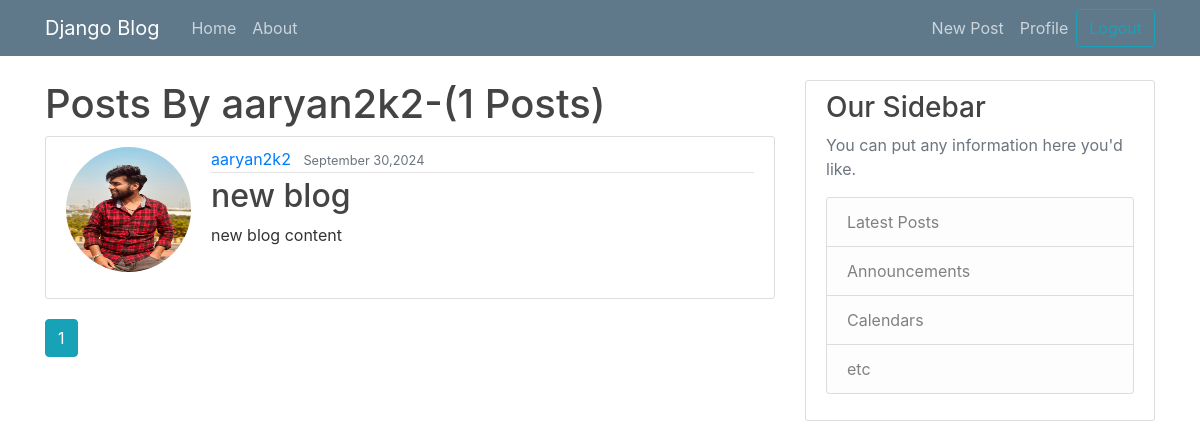
The app's page /user/aaryan2k2/ with its own data.
### blogapp/models.py (models this page shows, shortened)
class Post(models.Model):
    title=models.CharField(max_length=100)
    content=models.TextField()
    date_posted=models.DateTimeField(default=timezone.now) #when the post is created then its time will be saved
    author=models.ForeignKey(User,on_delete=models.CASCADE)

### users/models.py (models this page shows, shortened)
class Profile(models.Model):
    user=models.OneToOneField(User,on_delete=models.CASCADE) #made one to one field because eac user can have only one profile
    image=models.ImageField(blank=True,null=True,upload_to='profile-pics',default='images.jpg')

### blogapp/views.py (the view)
# urls.py: path('user/<str:username>/',views.user_posts,name='user-posts'),
def user_posts(request,username):
    user=get_object_or_404(User,username=username)
    posts=Post.objects.filter(author=user)
    paginator=Paginator(posts,3)
    page_number=request.GET.get('page')
    page_obj=paginator.get_page(page_number)
    return render(request,"blog/user_posts.html",{"page_obj":page_obj,"user":user})

### blogapp/templates/blog/user_posts.html (shortened to what this page needs)
{% extends "layout.html" %}
{% block content %}
<h1>Posts By {{user.username}}-({{page_obj.paginator.count}} Posts)</h1>
    {% for post in page_obj %}
        <article class="media content-section">
          <img class="rounded-circle account-img" src="{{ post.author.profile.image.url }}">
          <div class="media-body">
            <div class="article-metadata">
              <a class="mr-2" href="#">{{ post.author }}</a>
              <small class="text-muted">{{ post.date_posted|date:"F d,Y" }}</small>
            </div>
            <h2><a class="article-title" href="{% url 'blog-detail' post.id %}">{{ post.title }}</a></h2>
            <p class="article-content">{{ post.content }}</p>
          </div>
        </article>
    {% endfor %}
        {% for num in page_obj.paginator.page_range  %}
            {% if page_obj.number == num %}
            <a class="btn btn-info mb-4" href="?page={{ num }}">{{ num }}</a>
            {% elif num > page_obj.number|add:'-3' and num < page_obj.number|add:'3' %}
            <a class="btn btn-outline-info mb-4" href="?page={{ num }}">{{ num }}</a>
            {% endif %}
        {% endfor %}
{% endblock content %}

### static/style.css (style rules this page uses)
body { background: white; color: #333333; margin-top: 5rem; }
h1, h2, h3, h4, h5, h6 { color: #444444; }
.content-section { background: #ffffff; padding: 10px 20px; border: 1px solid #dddddd; border-radius: 3px; margin-bottom: 20px; }
.article-title { color: #444444; }
.article-content { white-space: pre-line; }
.article-metadata { padding-bottom: 1px; margin-bottom: 4px; border-bottom: 1px solid #e3e3e3 }
.account-img { height: 125px; width: 125px; margin-right: 20px; margin-bottom: 16px; }

### records on screen
Post: author.profile.image (picture), author "aaryan2k2", date_posted "September 30,2024", title "new blog", content "new blog content"

### other values on screen
{{ user.username }} "aaryan2k2"
{{ page_obj.paginator.count }} "1"
{{ num }} "1"
